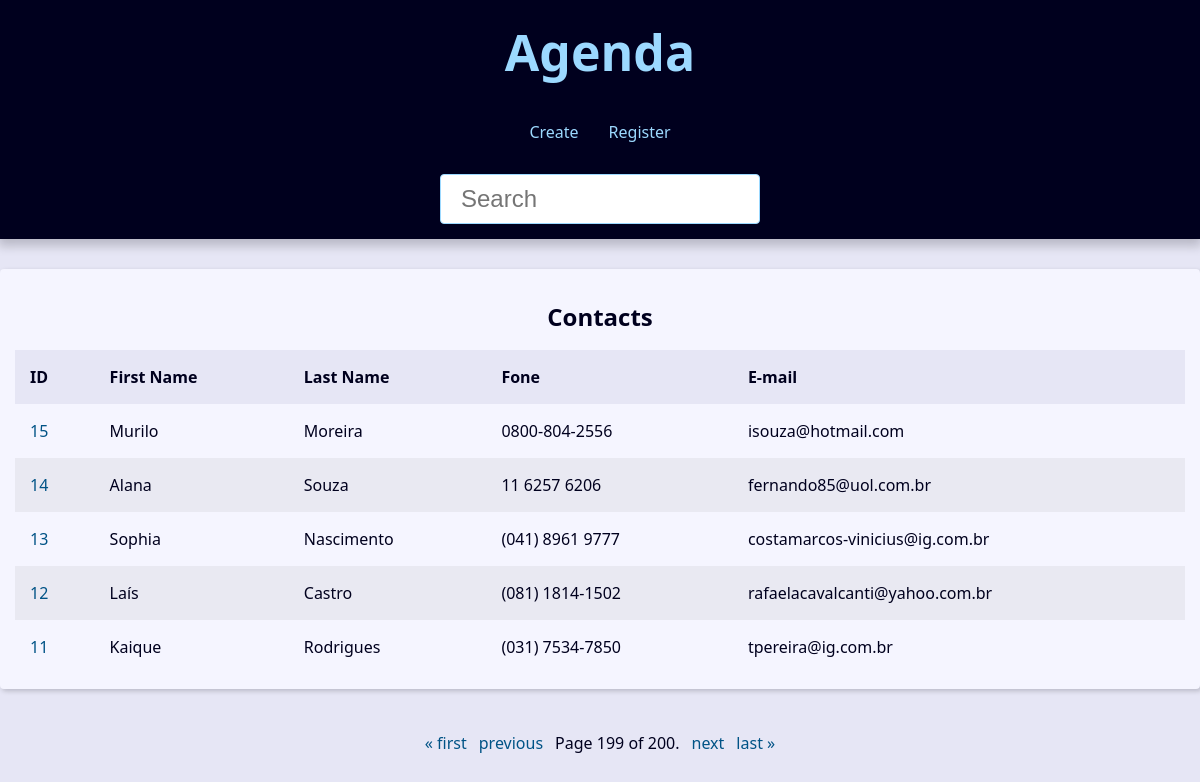
The page /?page=199&q= on the database its author committed.
### contact/models.py (models this page shows, shortened)
class Contact(models.Model):
    first_name = models.CharField(
        max_length=50,
    )
    last_name = models.CharField(max_length=50, blank=True)
    fone = models.CharField(
        max_length=50
    )
    email = models.EmailField(max_length=254, blank=True)
    created_date = models.DateTimeField(default=timezone.now)
    description = models.TextField(blank=True)
    show = models.BooleanField(default=True)
    picture = models.ImageField(blank=True, upload_to="pictures/%Y/%m/")
    category = models.ForeignKey(
        Category, on_delete=models.SET_NULL, blank=True, null=True
    )
    owner = models.ForeignKey(
        User, on_delete=models.SET_NULL, blank=True, null=True)

### contact/views/contact_views.py (the view)
# urls.py: path("", view=views.index, name="index"),
def index(request: HttpRequest) -> HttpResponse:
    contacts = Contact.objects.all()
    contacts = Contact.objects.filter(show=True).order_by("-id")
    """
    SELECT "contact_contact"."id",
    "contact_contact"."first_name",
    "contact_contact"."last_name",
    "contact_contact"."fone",
    "contact_contact"."email",
    "contact_contact"."created_date",
    "contact_contact"."description",
    "contact_contact"."show",
    "contact_contact"."picture",
    "contact_contact"."category_id",
    "contact_contact"."owner_id"
    FROM "contact_contact"
    WHERE "contact_contact"."show"
    ORDER BY "contact_contact"."id" DESC
    """
    paginator = Paginator(contacts, 5)
    page_number = request.GET.get('page')
    page_obj = paginator.get_page(page_number)
    context = {"page_obj": page_obj, "site_title": "Contatos"}
    return render(request, "contact/index.html", context=context)

### contact/templates/contact/index.html
{% extends "global/base.html" %}
{% block content %}
{% if page_obj %}
    <div class="responsive-table">
        <table class="contacts-table">
            <caption class="table-caption">
                Contacts
            </caption>
            <thead>
                <tr class="table-row table-row-header">
                    <th class="table-header">ID</th>
                    <th class="table-header">First Name</th>
                    <th class="table-header">Last Name</th>
                    <th class="table-header">Fone</th>
                    <th class="table-header">E-mail</th>
                </tr>
            </thead>
            <tbody>
                {% for contact in page_obj%}
                   <tr class="table-row">
                        <td class="table-cel">
                            <a href="{% url 'contact:contact' contact.id %}" class="table-link">{{ contact.id }}</a>
                        </td>
                        <td class="table-cel">
                            {{ contact.first_name }}</td>
                        <td class="table-cel">
                            {{ contact.last_name }}
                        </td>
                        <td class="table-cel">
                            {{ contact.fone }}
                        </td>
                        <td class="table-cel">
                            {{ contact.email }}
                        </td>
                   </tr>
                {% endfor %}
            </tbody>
        </table>
    </div>
    {% else %}
        <div class="single-contact">
            <h1 class="single-contact-name">
              Nenhum contato encontrado com essa pesquisa
            </h1>
        </div>
    {% endif %}
{% endblock content %}

### base_static/global/css/style.css (style rules this page uses)
:root { --spacing: 1.5rem; --link-dark-color: rgb(0, 83, 134); --link-light-color: rgb(156, 217, 255); --clr-white: rgb(245, 245, 255); --clr-black: rgb(0, 0, 30); --clr-light-gray: rgb(230, 230, 245); --clr-dark-shadow-5: rgba(0, 0, 10, 5%); --clr-dark-shadow-10: rgba(0, 0, 10, 10%); --clr-dark-shadow-20: rgba(0, 0, 10, 20%); --clr-light-shadow-5: rgba(200, 200, 255, 5%); --clr-light-shadow-10: rgba(200, 200, 255, 10%); --clr-light-shadow-20: rgba(200, 200, 255, 20%); --main-page-width: 120rem; --table-min-width: 60rem; --biggest-font-size: 5rem; --bigger-font-size: 4rem; --big-font-size: 3.2rem; --medium-font-size: 2.4rem; --small-font-size: 1.6rem; --smaller-font-size: 1.4rem; --smallest-font-size: 1.2rem; --transition-fast: 300ms; --transition-medium: 600ms; --transition-slow: 1s; --default-border-radius: 4px; }
*, *::before, *::after { margin: 0; padding: 0; box-sizing: border-box; }
html { font-size: 62.5%; }
body { font-family: system-ui, -apple-system, BlinkMacSystemFont, 'Segoe UI', Roboto, Oxygen, Ubuntu, Cantarell, 'Open Sans', 'Helvetica Neue', sans-serif; line-height: 1.5; font-size: var(--small-font-size); color: var(--clr-black); -webkit-font-smoothing: antialiased; background: var(--clr-light-gray); }
.responsive-table { width: 100%; overflow-x: auto; }
.contacts-table { width: 100%; min-width: var(--table-min-width); border-collapse: collapse; }
.table-caption { font-size: var(--medium-font-size); font-weight: bold; padding: var(--spacing); }
.table-row { text-align: left; text-overflow: ellipsis; transition: background-color var(--transition-fast) ease-in-out; }
.table-row:nth-of-type(2n) { background: var(--clr-dark-shadow-5); }
.table-row-header { background: var(--clr-light-gray); color: var(--clr-black); }
.table-cel, .table-header { padding: var(--spacing); }
.table-link { color: var(--link-dark-color); transition: color var(--transition-fast) ease-in-out; text-decoration: none; }

### rows shown on the page
Contact: id "15", first_name "Murilo", last_name "Moreira", fone "0800-804-2556", email "isouza@hotmail.com"
Contact: id "14", first_name "Alana", last_name "Souza", fone "11 6257 6206", email "fernando85@uol.com.br"
Contact: id "13", first_name "Sophia", last_name "Nascimento", fone "(041) 8961 9777", email "costamarcos-vinicius@ig.com.br"
Contact: id "12", first_name "Laís", last_name "Castro", fone "(081) 1814-1502", email "rafaelacavalcanti@yahoo.com.br"
Contact: id "11", first_name "Kaique", last_name "Rodrigues", fone "(031) 7534-7850", email "tpereira@ig.com.br"

### other values the page prints
{{ page_obj.number }} "199"
{{ page_obj.paginator.num_pages }} "200"
